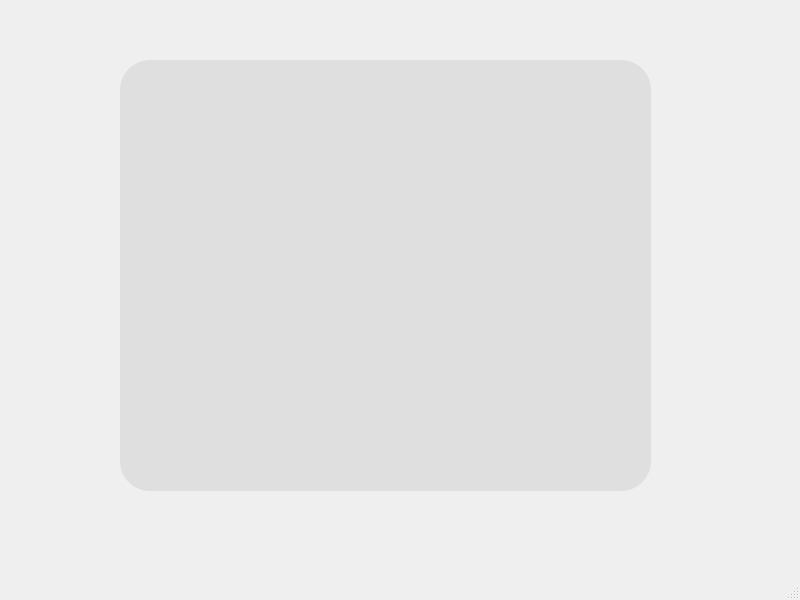
<?xml version="1.0" encoding="UTF-8"?>
<ui version="4.0">
 <class>MainWindow</class>
 <widget class="QMainWindow" name="MainWindow">
  <property name="geometry">
   <rect>
    <x>0</x>
    <y>0</y>
    <width>800</width>
    <height>600</height>
   </rect>
  </property>
  <property name="windowTitle">
   <string>MainWindow</string>
  </property>
  <widget class="QWidget" name="centralwidget">
   <widget class="QListWidget" name="listWidget">
    <property name="geometry">
     <rect>
      <x>120</x>
      <y>60</y>
      <width>531</width>
      <height>431</height>
     </rect>
    </property>
    <property name="font">
     <font>
      <pointsize>24</pointsize>
      <bold>true</bold>
     </font>
    </property>
    <property name="styleSheet">
     <string notr="true">border-radius: 30px;
background: rgb(223, 223, 223);
padding:10px 30px;</string>
    </property>
   </widget>
  </widget>
  <widget class="QMenuBar" name="menubar">
   <property name="geometry">
    <rect>
     <x>0</x>
     <y>0</y>
     <width>800</width>
     <height>26</height>
    </rect>
   </property>
  </widget>
  <widget class="QStatusBar" name="statusbar"/>
 </widget>
 <resources/>
 <connections/>
</ui>
